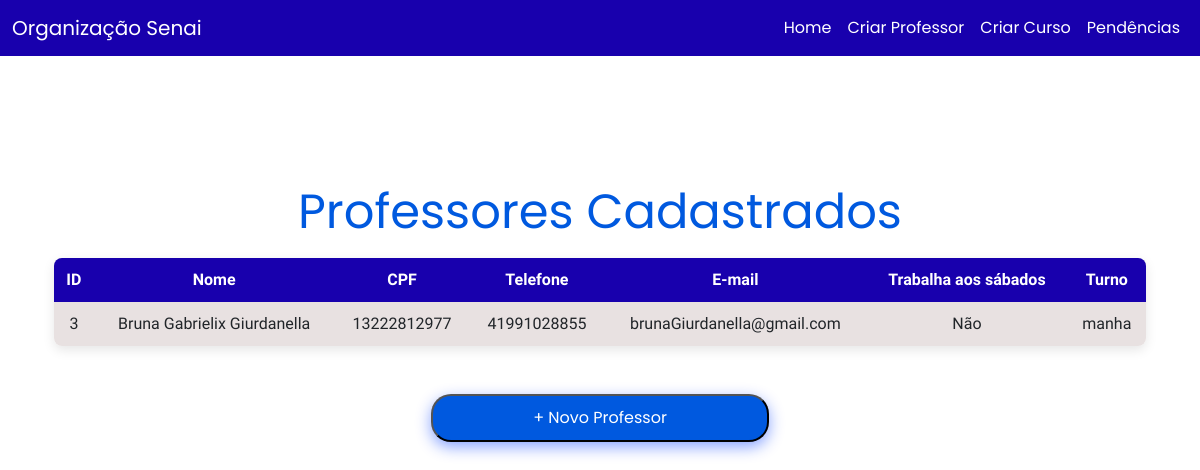
The page /view/professores.php on the database its author committed.
### tables this page shows
CREATE TABLE IF NOT EXISTS `professor` (
  `id_professor` int NOT NULL AUTO_INCREMENT,
  `nome` varchar(255) NOT NULL,
  `cpf` varchar(11) NOT NULL,
  `telefone` varchar(15) NOT NULL,
  `email` varchar(255) NOT NULL,
  `trabalha_sabado` tinyint(1) NOT NULL,
  `turno` enum('manha','tarde','noite','manha-tarde','manha-noite','tarde-noite') NOT NULL,
  PRIMARY KEY (`id_professor`)
);

### model/professor_model.php (called while the page is built, shortened)
<?php
  require_once __DIR__ . '/../db/connection.php';
  class ProfessorModel {
    private $db;
    public function __construct(){
      $database = new Database();
      $this->db = $database->getConnection();
    }
  public function selectTodosProfessores() {
    $sql = "SELECT * FROM professor ORDER BY nome ASC";
    try {
      $stmt = $this->db->prepare($sql);
      $stmt->execute();
      return $stmt->fetchAll();
    } catch (PDOException $e) {
        error_log("Erro ao buscar professores: " . $e->getMessage());
        return null;
    }
  }
}
?>

### db/connection.php (called while the page is built, shortened)
<?php
class Database {
    private $host = 'localhost';
    private $db_name = 'tcc-mmm';
    private $username = 'root';
    private $password = '';
    public function getConnection(){
        $this->conn = null;
        $dsn = "mysql:host={$this->host};dbname={$this->db_name};charset=utf8mb4";
        $options = [
            PDO::ATTR_ERRMODE            => PDO::ERRMODE_EXCEPTION,
            PDO::ATTR_DEFAULT_FETCH_MODE => PDO::FETCH_ASSOC,
            PDO::ATTR_EMULATE_PREPARES   => false,
        ];
        try {
            $this->conn = new PDO($dsn, $this->username, $this->password, $options);
        }
        catch (PDOException $exception) {
            die("Erro de conexão: " . $exception->getMessage());
        }
        return $this->conn;
    }
}
?>

### view/professores.php (the view, shortened to what this page needs)
<!DOCTYPE html>
<html lang="pt-br">
  <head>
    <link rel="stylesheet" href="../css/bootstrap.css">
    <link rel="stylesheet" href="../css/styles.css">
  </head>
  <body>
    <?php include "navbar.php"; ?>
    <div class="container mt-4">
    </div>
    <div class="container mt-4">
      <legend style="font-size: 3.0rem; text-align: center;">Professores Cadastrados</legend>
      <?php
      require_once '../model/professor_model.php';
      $professorModel = new ProfessorModel();
      $professores = $professorModel->selectTodosProfessores();
      if ($professores === null) {
        echo '<div class="alert alert-danger text-center mt-4">Erro ao carregar a lista de professores. Consulte o log de erros do servidor para detalhes.</div>';
      } elseif (!empty($professores)) {
        echo "
        <div class=\"custom-table-container\">
          <table class=\"custom-table\">
            <thead>
              <tr>
                <th>ID</th>
                <th>Nome</th>
                <th>CPF</th>
                <th>Telefone</th>
                <th>E-mail</th>
                <th>Trabalha aos sábados</th>
                <th>Turno</th>
              </tr>
            </thead>
            <tbody>";
        foreach ($professores as $prof) {
          $trabalha = $prof['trabalha_sabado'] == 1 ? 'Sim' : 'Não';
          echo '<tr>';
            echo '<td>' . htmlspecialchars($prof['id_professor']) . '</td>';
            echo '<td>' . htmlspecialchars($prof['nome']) . '</td>';
            echo '<td>' . htmlspecialchars($prof['cpf']) . '</td>';
            echo '<td>' . htmlspecialchars($prof['telefone']) . '</td>';
            echo '<td>' . htmlspecialchars($prof['email']) . '</td>';
            echo '<td>' . $trabalha . '</td>';
            echo '<td>' . htmlspecialchars($prof['turno']) . '</td>';
          echo '</tr>';
        }
        echo "
        </tbody>
        </table>
        </div>";
      } else {
        echo '<div class="alert alert-info text-center mt-4">Nenhum professor cadastrado até o momento.</div>';
      }
      ?>
    </div>
    <div class='mt-4 d-flex justify-content-center gap-2'>
      <button class="bt-adicionarDisciplina" onclick="window.location.href='criar_professor.php'">+ Novo Professor</button>
    </div>
  </body>
</html>

### view/navbar.php
<nav class="navbar navbar-expand-lg cor-principal">
  <div class="container-fluid">
    <a class="navbar-brand cor-texto" href="../index.php">Organização Senai</a>
      <ul class="navbar-nav ms-auto">
        <li class="nav-item cor-texto"><a class="nav-link cor-texto" href="../index.php">Home</a></li>
        <li class="nav-item cor-texto"><a class="nav-link cor-texto" href="../view/criar_professor.php">Criar Professor</a></li>
        <li class="nav-item cor-texto"><a class="nav-link cor-texto" href="../view/criar_curso.php">Criar Curso</a></li>
        <li class="nav-item cor-texto"><a class="nav-link cor-texto" href="../view/professores.php">Pendências</a></li>
      </ul>
  </div>
</nav>

### css/styles.css (style rules this page uses)
body { font-family: "Poppins", sans-serif; }
.cor-principal { background-color: #1800ad; }
.cor-texto { color: white; }
.container { padding: 24px; }
legend { font-size: 1.5rem; color: #0059df; margin-bottom: 10px; }
.bt-adicionarDisciplina { font-size: 1rem; color: white; padding: 10px 100px; border-radius: 20px; text-align: center; background-color: #0059df; box-shadow: 0 5px 15px rgba(0, 60, 255, 0.47); }
.custom-table-container { margin-top: 20px; font-family: "Quicksand", Arial, sans-serif; border-radius: 8px; overflow: hidden; box-shadow: 0 4px 12px rgba(0, 0, 0, 0.1); }
.custom-table { width: 100%; background-color: #e8e1e1; border-collapse: collapse; }
.custom-table thead { background-color: #1800ad; color: white; }
.custom-table th, .custom-table td { padding: 10px; text-align: center; }
.custom-table tbody tr:last-child td { border-bottom: none; }

### rows shown on the page
professor: id_professor "3", nome "Bruna Gabrielix Giurdanella", cpf "13222812977", telefone "41991028855", email "brunaGiurdanella@gmail.com", trabalha_sabado "Não", turno "manha"
